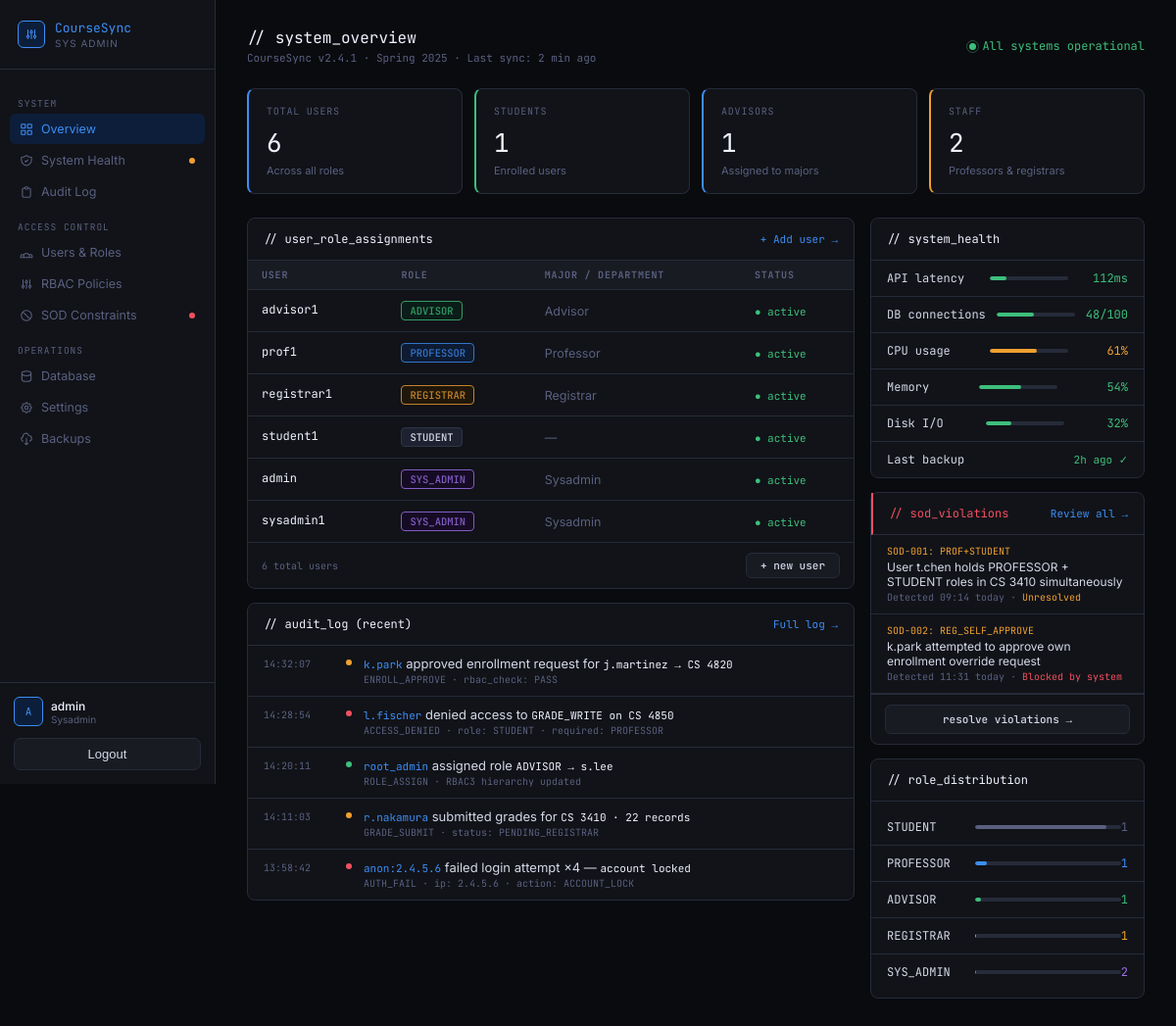
Before: /sysadmin/ (signed in) with the older database file.
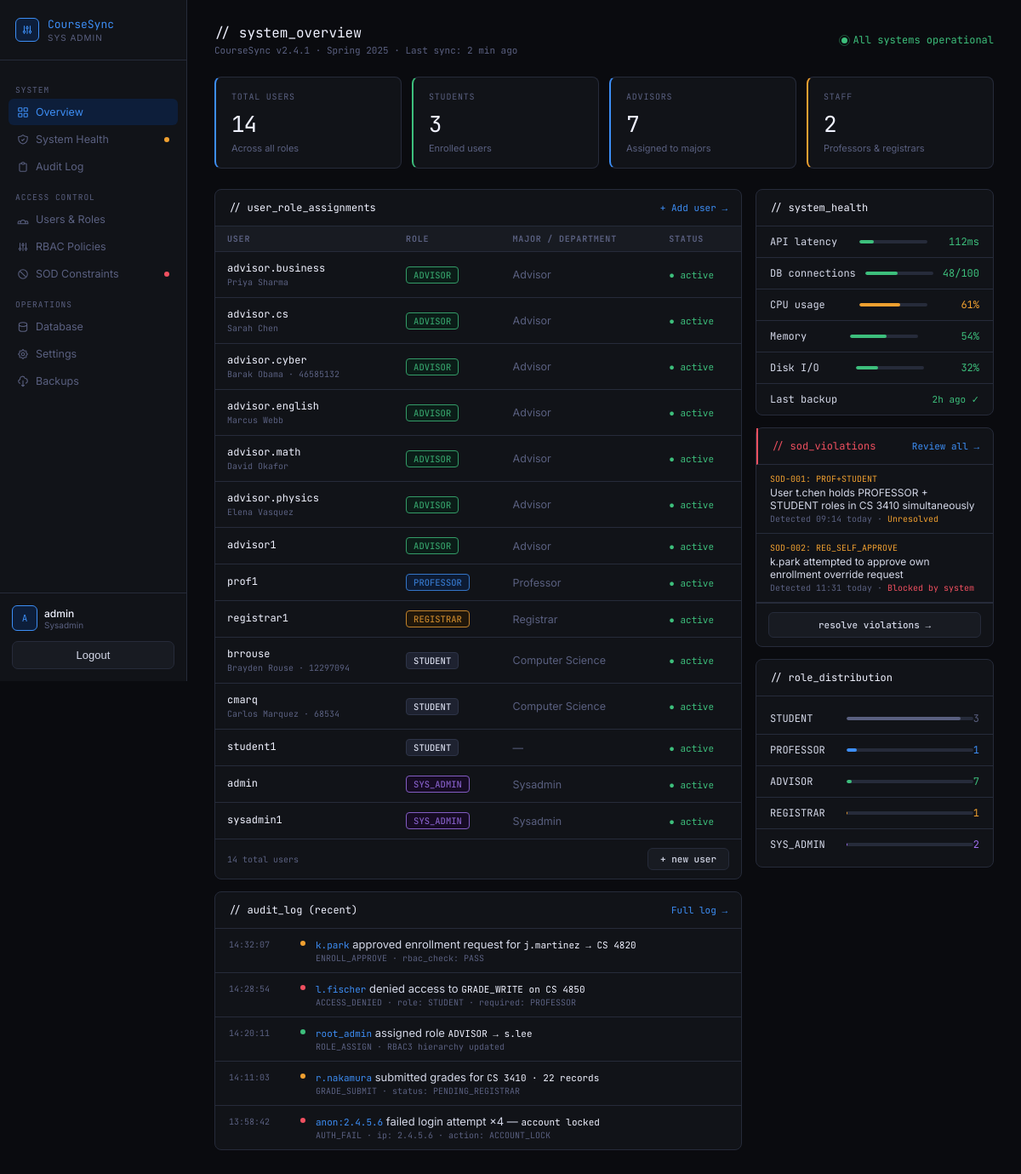
After: the same page with the newer database file.
### accounts/models.py (models this page shows, shortened)
class User(AbstractUser):
    class Roles(models.TextChoices):
        STUDENT = "student", "Student"
        PROFESSOR = "professor", "Professor"
        ADVISOR = "advisor", "Advisor"
        REGISTRAR = "registrar", "Registrar"
        SYSADMIN = "sysadmin", "System Admin"
    role = models.CharField(max_length=20, choices=Roles.choices)
    university_id = models.CharField(max_length=20, unique=True, null=True, blank=True)

### academics/models.py (models this page shows, shortened)
class StudentProfile(models.Model):
    user = models.OneToOneField(User, on_delete=models.CASCADE, related_name="student_profile")
    major = models.CharField(max_length=100)
    gpa = models.DecimalField(max_digits=3, decimal_places=2, default=0.00)
    advisor = models.ForeignKey(
        User,
        on_delete=models.SET_NULL,
        null=True,
        blank=True,
        related_name="advisees",
        limit_choices_to={"role": "advisor"},
    )

### academics/views.py (the view)
# urls.py: path("sysadmin/", sysadmin_dashboard, name="sysadmin_dashboard"),
@login_required
@role_required("sysadmin")
def sysadmin_dashboard(request):
    from accounts.models import User
    users = User.objects.all().order_by("role", "username")
    majors = Major.objects.select_related("advisor").all()
    role_counts = {
        role: users.filter(role=role).count()
        for role in ["student", "professor", "advisor", "registrar", "sysadmin"]
    }
    return render(request, "sysadmin.html", {
        "users": users,
        "majors": majors,
        "role_counts": role_counts,
    })

### templates/sysadmin.html (shortened to what the changed rows need)
{% load static %}
<!DOCTYPE html>
<html lang="en">
<head>
  <link rel="stylesheet" href="{% static 'css/sysadmin.css' %}">
</head>
<body>
<div class="shell">
  <aside class="sidebar">
    <div class="sidebar-footer">
      <div class="user-card">
        <div class="avatar">{{ request.user.first_name|default:request.user.username|slice:":1"|upper }}{{ request.user.last_name|slice:":1"|upper }}</div>
        <div>
          <div class="user-name">{{ request.user.get_full_name|default:request.user.username }}</div>
          <div class="user-role">{{ request.user.role|default:"sysadmin"|title }}</div>
        </div>
      </div>
    </div>
  </aside>
  <main class="main">
    <div class="stats">
      <div class="stat border-accent">
        <div class="stat-label">Total Users</div>
        <div class="stat-value">{{ users|length }}</div>
        <div class="stat-sub">Across all roles</div>
      </div>
      <div class="stat border-green">
        <div class="stat-label">Students</div>
        <div class="stat-value">{{ role_counts.student }}</div>
        <div class="stat-sub">Enrolled users</div>
      </div>
      <div class="stat border-accent">
        <div class="stat-label">Advisors</div>
        <div class="stat-value">{{ role_counts.advisor }}</div>
        <div class="stat-sub">Assigned to majors</div>
      </div>
    </div>
    <div class="grid">
      <div>
        <div class="card">
          <table class="role-table">
            <thead>
              <tr>
                <th>User</th>
                <th>Role</th>
                <th>Major / Department</th>
                <th>Status</th>
              </tr>
            </thead>
            <tbody>
              {% for user in users %}
              <tr>
                <td>
                  <div class="user-name-mono">{{ user.username }}</div>
                  <div class="user-id-mono">{{ user.get_full_name }}{% if user.university_id %} · {{ user.university_id }}{% endif %}</div>
                </td>
                <td>
                  {% if user.role == "student" %}<span class="role-badge rb-student">STUDENT</span>
                  {% elif user.role == "professor" %}<span class="role-badge rb-professor">PROFESSOR</span>
                  {% elif user.role == "advisor" %}<span class="role-badge rb-advisor">ADVISOR</span>
                  {% elif user.role == "registrar" %}<span class="role-badge rb-registrar">REGISTRAR</span>
                  {% elif user.role == "sysadmin" or user.is_superuser %}<span class="role-badge rb-admin">SYS_ADMIN</span>
                  {% else %}<span class="role-badge">{{ user.role|upper }}</span>{% endif %}
                </td>
                <td style="color:var(--muted)">
                  {% if user.role == "student" %}{{ user.student_profile.major|default:"—" }}
                  {% else %}{{ user.role|title }}{% endif %}
                </td>
                <td><span class="status-active">● active</span></td>
              </tr>
              {% empty %}
              <tr><td colspan="4" style="padding:16px;color:var(--muted);text-align:center">No users found.</td></tr>
              {% endfor %}
            </tbody>
          </table>
          <div style="padding: 10px 14px; border-top: 1px solid var(--border); display: flex; justify-content: space-between; align-items: center;">
            <span style="font-family: var(--mono); font-size: 10px; color: var(--muted)">{{ users|length }} total users</span>
            <a href="{% url 'create_user' %}" class="btn btn-ghost" style="font-size:11px;padding:5px 14px;font-family:var(--mono)">+ new user</a>
          </div>
        </div>
      </div>
      <div>
        <div class="card">
          <div style="padding: 8px 0;">
            <div class="health-row"><span class="health-name" style="width:90px">STUDENT</span><div class="health-bar" style="flex:1"><div class="hb-fill" style="width:90%;background:var(--muted)"></div></div><span class="health-val" style="color:var(--muted)">{{ role_counts.student }}</span></div>
            <div class="health-row"><span class="health-name" style="width:90px">ADVISOR</span><div class="health-bar" style="flex:1"><div class="hb-fill" style="width:4%;background:var(--green)"></div></div><span class="health-val" style="color:var(--green)">{{ role_counts.advisor }}</span></div>
          </div>
        </div>
      </div>
    </div>
  </main>
</div>
</body>
</html>

Changed rows visible on the page:
added User: username "advisor.business", get_full_name "Priya Sharma", shows "ADVISOR", role "Advisor"
added User: username "advisor.cs", get_full_name "Sarah Chen", shows "ADVISOR", role "Advisor"
added User: username "advisor.cyber", get_full_name "Barak Obama", university_id "46585132", shows "ADVISOR", role "Advisor"
added User: username "advisor.english", get_full_name "Marcus Webb", shows "ADVISOR", role "Advisor"
added User: username "advisor.math", get_full_name "David Okafor", shows "ADVISOR", role "Advisor"
added User: username "advisor.physics", get_full_name "Elena Vasquez", shows "ADVISOR", role "Advisor"
added User: username "brrouse", get_full_name "Brayden Rouse", university_id "12297094", role "STUDENT", student_profile.major "Computer Science"
added User: username "cmarq", get_full_name "Carlos Marquez", university_id "68534", role "STUDENT", student_profile.major "Computer Science"
Other visible differences:
{{ users|length }}: "6" → "14"
{{ role_counts.student }}: "1" → "3"
{{ role_counts.advisor }}: "1" → "7"
